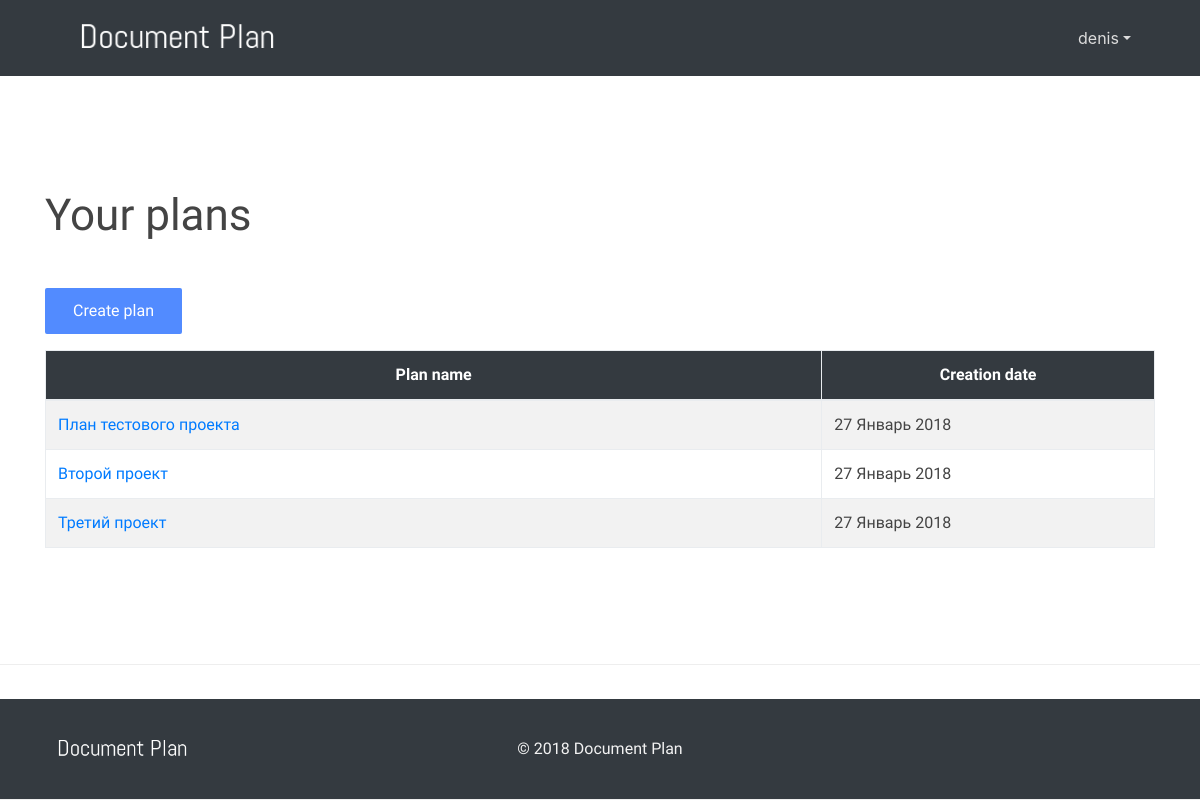
The page /accounts/profile/ (signed in) on the database as committed earlier.
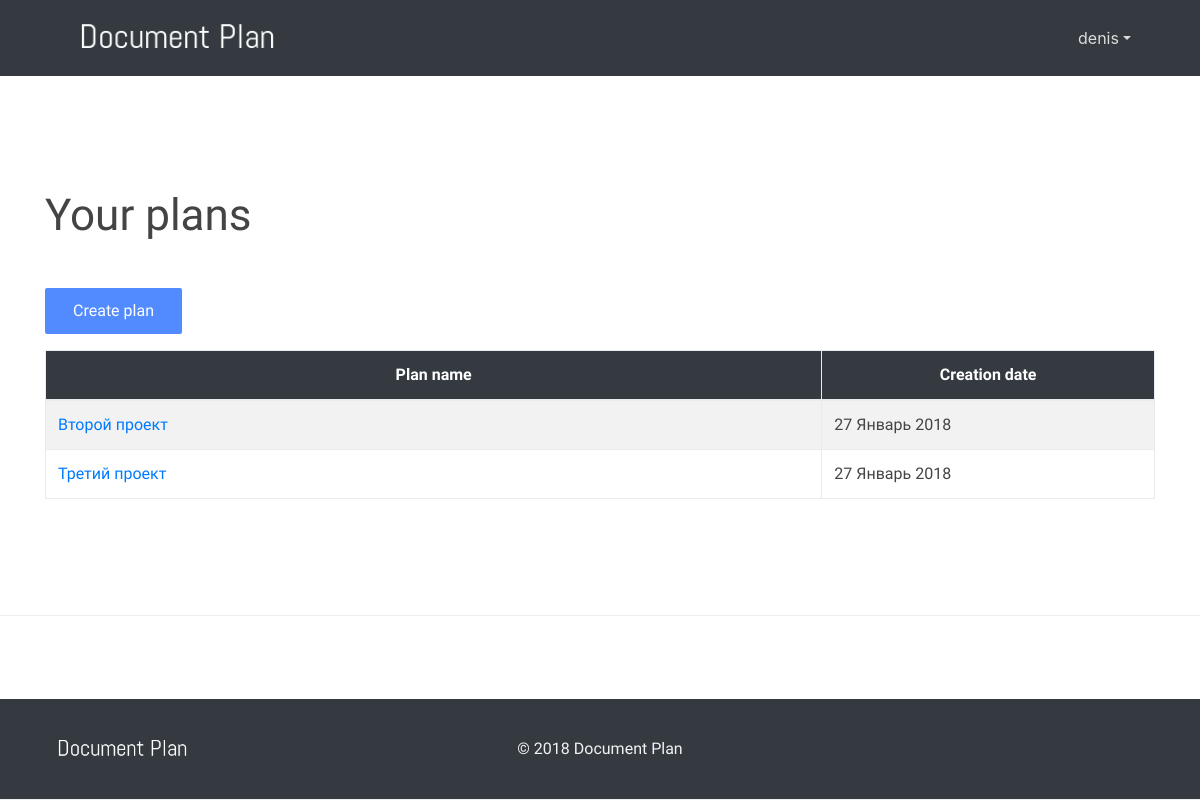
The same page on the database as committed later.
### doc_plan/models.py (models this page shows, shortened)
class Project(models.Model):
    name = models.CharField(max_length=200, verbose_name=_("название проекта"))
    aim_action = models.TextField(blank=True, verbose_name=_("действие"))
    aim_auditory = models.TextField(blank=True, verbose_name=_("аудитория"))
    aim_content = models.TextField(blank=True, verbose_name=_("содержание"))
    reaction_action = models.TextField(blank=True, verbose_name=_("реакция"))
    reaction_standart = models.TextField(blank=True, verbose_name=_("стандарт"))
    auditory_duty = models.TextField(blank=True, verbose_name=_("обязанности"))
    auditory_knowledge = models.TextField(blank=True, verbose_name=_("знания"))
    auditory_demography = models.TextField(blank=True, verbose_name=_("демография"))
    auditory_relations = models.TextField(blank=True, verbose_name=_("отношения"))
    auditory_environment = models.TextField(blank=True, verbose_name=_("окружение"))
    auditory_resume = models.TextField(blank=True, verbose_name=_("выводы"))
    question_actions = models.TextField(blank=True, verbose_name=_("процедуры"))
    question_knowledges = models.TextField(blank=True, verbose_name=_("знания"))
    chapters = models.ManyToManyField("Chapter", blank=True, verbose_name=_("разделы"))
    created_at = models.DateField(auto_now_add=True)
    created_by = models.ForeignKey(User, on_delete=models.CASCADE)
    class Meta:
        verbose_name = _("проект")
        verbose_name_plural = _("проекты")
        ordering = ["-created_at"]

### doc_plan/views.py (the view)
# urls.py: path('accounts/profile/', login_required(ProjectListView.as_view()), name="projects"),
class ProjectListView(ListView):
    model = Project
    context_object_name = 'plans'
    template_name = 'plan/plans.html'
    paginate_by = 10
    def get_queryset(self):
        queryset = Project.objects.filter(created_by=self.request.user)
        return queryset

### doc_plan/templates/plan/plans.html (shortened to what this page needs)
{% extends "base.html" %}
{% load static %}
{% load i18n %}
{% block content %}
<div class="fdb-block 6">
    <div class="container">
        {% if object_list %}
        <div class="row">
                <div class="col-lg-12">
                    <h1 class="page-header">{% trans "your plans"|capfirst %}</h1>
                </div>
            </div>
            <div class="row">
                <div class="col-lg-12">
                    <div class="panel panel-default">
                        <p class="mt-5 mt-sm-4">
                          <a class="btn" href="/docplan/new/">{% trans "create plan"|capfirst %}</a>
                        </p>
                        <div class="panel-body">
                            <table width="100%" class="table table-striped table-bordered table-hover" id="projects">
                                <thead>
                                    <tr>
                                        <th width="70%">{% trans "plan name"|capfirst %}</th>
                                        <th width="30%">{% trans "creation date"|capfirst %}</th>
                                    </tr>
                                </thead>
                                <tbody>
                                    {% for plan in object_list %}
                                        {% if forloop.counter|divisibleby:"2" %}
                                            <tr class="odd">
                                        {% else %}
                                            <tr class="even">
                                        {% endif %}
                                                <td><a href="/docplan/{{plan.id}}/view/">{{ plan.name }}</td>
                                                <td>{{ plan.created_at|date:"j F Y" }}</td>
                                            </tr>
                                    {% endfor %}
                                </tbody>
                            </table>
                        </div>
                    </div>
                </div>
            </div>
        {% endif %}
    </div>
</div>
{% endblock %}

Rows that differ between the two databases and show on the page:
no longer on this page (row edited): Project: name "План тестового проекта", created_at "27 Январь 2018"
